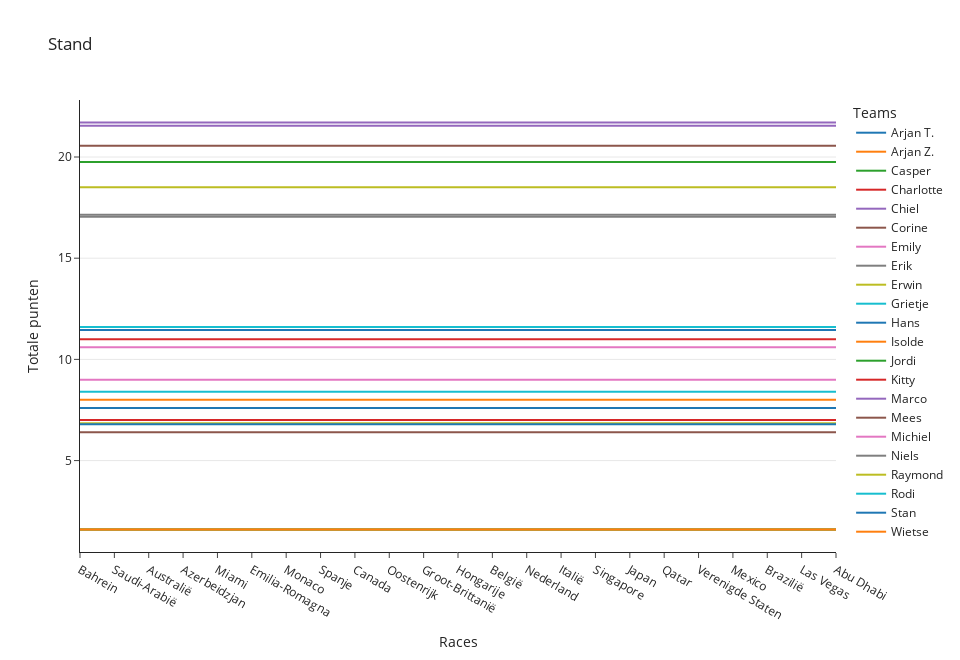

The notebook cell this image was saved under:
### Code cell
discrete_colors = px.colors.sample_colorscale('Bluered', np.arange(0.5, 21.5) / 22)
print(discrete_colors)
fig = px.line(
    df_score_cumsum, template='simple_white',
    title="Stand",
    labels={ "team" : "Teams" },
    width=fig_width, height=660)#, color_discrete_map=discrete_colors)
fig.update_layout(xaxis_title="Races") 
fig.update_layout(yaxis_title="Totale punten")
fig.update_yaxes(showgrid=True)

if fig_write:
    fig.write_html("totale_punten_lijn.html")
fig.show()

### Figure 1 — Plotly figure (JSON) as saved in the notebook; plotly's stock layout.template omitted (floating-point values rounded to 4 significant figures)
{"data": [{"hovertemplate": "Teams=Arjan T.<br>race=%{x}<br>value=%{y}<extra></extra>", "legendgroup": "Arjan T.", "line": {"color": "#1F77B4", "dash": "solid"}, "marker": {"symbol": "circle"}, "mode": "lines", "name": "Arjan T.", "orientation": "v", "showlegend": true, "type": "scatter", "x": ["Bahrein", "Saudi-Arabië", "Australië", "Azerbeidzjan", "Miami", "Emilia-Romagna", "Monaco", "Spanje", "Canada", "Oostenrijk", "Groot-Brittanië", "Hongarije", "België", "Nederland", "Italië", "Singapore", "Japan", "Qatar", "Verenigde Staten", "Mexico", "Brazilië", "Las Vegas", "Abu Dhabi"], "xaxis": "x", "y": [11.45, 11.45, 11.45, 11.45, 11.45, 11.45, 11.45, 11.45, 11.45, 11.45, 11.45, 11.45, 11.45, 11.45, 11.45, 11.45, 11.45, 11.45, 11.45, 11.45, 11.45, 11.45, 11.45], "yaxis": "y"}, {"hovertemplate": "Teams=Arjan Z.<br>race=%{x}<br>value=%{y}<extra></extra>", "legendgroup": "Arjan Z.", "line": {"color": "#FF7F0E", "dash": "solid"}, "marker": {"symbol": "circle"}, "mode": "lines", "name": "Arjan Z.", "orientation": "v", "showlegend": true, "type": "scatter", "x": ["Bahrein", "Saudi-Arabië", "Australië", "Azerbeidzjan", "Miami", "Emilia-Romagna", "Monaco", "Spanje", "Canada", "Oostenrijk", "Groot-Brittanië", "Hongarije", "België", "Nederland", "Italië", "Singapore", "Japan", "Qatar", "Verenigde Staten", "Mexico", "Brazilië", "Las Vegas", "Abu Dhabi"], "xaxis": "x", "y": [8, 8, 8, 8, 8, 8, 8, 8, 8, 8, 8, 8, 8, 8, 8, 8, 8, 8, 8, 8, 8, 8, 8], "yaxis": "y"}, {"hovertemplate": "Teams=Casper<br>race=%{x}<br>value=%{y}<extra></extra>", "legendgroup": "Casper", "line": {"color": "#2CA02C", "dash": "solid"}, "marker": {"symbol": "circle"}, "mode": "lines", "name": "Casper", "orientation": "v", "showlegend": true, "type": "scatter", "x": ["Bahrein", "Saudi-Arabië", "Australië", "Azerbeidzjan", "Miami", "Emilia-Romagna", "Monaco", "Spanje", "Canada", "Oostenrijk", "Groot-Brittanië", "Hongarije", "België", "Nederland", "Italië", "Singapore", "Japan", "Qatar", "Verenigde Staten", "Mexico", "Brazilië", "Las Vegas", "Abu Dhabi"], "xaxis": "x", "y": [19.75, 19.75, 19.75, 19.75, 19.75, 19.75, 19.75, 19.75, 19.75, 19.75, 19.75, 19.75, 19.75, 19.75, 19.75, 19.75, 19.75, 19.75, 19.75, 19.75, 19.75, 19.75, 19.75], "yaxis": "y"}, {"hovertemplate": "Teams=Charlotte<br>race=%{x}<br>value=%{y}<extra></extra>", "legendgroup": "Charlotte", "line": {"color": "#D62728", "dash": "solid"}, "marker": {"symbol": "circle"}, "mode": "lines", "name": "Charlotte", "orientation": "v", "showlegend": true, "type": "scatter", "x": ["Bahrein", "Saudi-Arabië", "Australië", "Azerbeidzjan", "Miami", "Emilia-Romagna", "Monaco", "Spanje", "Canada", "Oostenrijk", "Groot-Brittanië", "Hongarije", "België", "Nederland", "Italië", "Singapore", "Japan", "Qatar", "Verenigde Staten", "Mexico", "Brazilië", "Las Vegas", "Abu Dhabi"], "xaxis": "x", "y": [11, 11, 11, 11, 11, 11, 11, 11, 11, 11, 11, 11, 11, 11, 11, 11, 11, 11, 11, 11, 11, 11, 11], "yaxis": "y"}, {"hovertemplate": "Teams=Chiel<br>race=%{x}<br>value=%{y}<extra></extra>", "legendgroup": "Chiel", "line": {"color": "#9467BD", "dash": "solid"}, "marker": {"symbol": "circle"}, "mode": "lines", "name": "Chiel", "orientation": "v", "showlegend": true, "type": "scatter", "x": ["Bahrein", "Saudi-Arabië", "Australië", "Azerbeidzjan", "Miami", "Emilia-Romagna", "Monaco", "Spanje", "Canada", "Oostenrijk", "Groot-Brittanië", "Hongarije", "België", "Nederland", "Italië", "Singapore", "Japan", "Qatar", "Verenigde Staten", "Mexico", "Brazilië", "Las Vegas", "Abu Dhabi"], "xaxis": "x", "y": [21.7, 21.7, 21.7, 21.7, 21.7, 21.7, 21.7, 21.7, 21.7, 21.7, 21.7, 21.7, 21.7, 21.7, 21.7, 21.7, 21.7, 21.7, 21.7, 21.7, 21.7, 21.7, 21.7], "yaxis": "y"}, {"hovertemplate": "Teams=Corine<br>race=%{x}<br>value=%{y}<extra></extra>", "legendgroup": "Corine", "line": {"color": "#8C564B", "dash": "solid"}, "marker": {"symbol": "circle"}, "mode": "lines", "name": "Corine", "orientation": "v", "showlegend": true, "type": "scatter", "x": ["Bahrein", "Saudi-Arabië", "Australië", "Azerbeidzjan", "Miami", "Emilia-Romagna", "Monaco", "Spanje", "Canada", "Oostenrijk", "Groot-Brittanië", "Hongarije", "België", "Nederland", "Italië", "Singapore", "Japan", "Qatar", "Verenigde Staten", "Mexico", "Brazilië", "Las Vegas", "Abu Dhabi"], "xaxis": "x", "y": [20.55, 20.55, 20.55, 20.55, 20.55, 20.55, 20.55, 20.55, 20.55, 20.55, 20.55, 20.55, 20.55, 20.55, 20.55, 20.55, 20.55, 20.55, 20.55, 20.55, 20.55, 20.55, 20.55], "yaxis": "y"}, {"hovertemplate": "Teams=Emily<br>race=%{x}<br>value=%{y}<extra></extra>", "legendgroup": "Emily", "line": {"color": "#E377C2", "dash": "solid"}, "marker": {"symbol": "circle"}, "mode": "lines", "name": "Emily", "orientation": "v", "showlegend": true, "type": "scatter", "x": ["Bahrein", "Saudi-Arabië", "Australië", "Azerbeidzjan", "Miami", "Emilia-Romagna", "Monaco", "Spanje", "Canada", "Oostenrijk", "Groot-Brittanië", "Hongarije", "België", "Nederland", "Italië", "Singapore", "Japan", "Qatar", "Verenigde Staten", "Mexico", "Brazilië", "Las Vegas", "Abu Dhabi"], "xaxis": "x", "y": [9, 9, 9, 9, 9, 9, 9, 9, 9, 9, 9, 9, 9, 9, 9, 9, 9, 9, 9, 9, 9, 9, 9], "yaxis": "y"}, {"hovertemplate": "Teams=Erik<br>race=%{x}<br>value=%{y}<extra></extra>", "legendgroup": "Erik", "line": {"color": "#7F7F7F", "dash": "solid"}, "marker": {"symbol": "circle"}, "mode": "lines", "name": "Erik", "orientation": "v", "showlegend": true, "type": "scatter", "x": ["Bahrein", "Saudi-Arabië", "Australië", "Azerbeidzjan", "Miami", "Emilia-Romagna", "Monaco", "Spanje", "Canada", "Oostenrijk", "Groot-Brittanië", "Hongarije", "België", "Nederland", "Italië", "Singapore", "Japan", "Qatar", "Verenigde Staten", "Mexico", "Brazilië", "Las Vegas", "Abu Dhabi"], "xaxis": "x", "y": [17.05, 17.05, 17.05, 17.05, 17.05, 17.05, 17.05, 17.05, 17.05, 17.05, 17.05, 17.05, 17.05, 17.05, 17.05, 17.05, 17.05, 17.05, 17.05, 17.05, 17.05, 17.05, 17.05], "yaxis": "y"}, {"hovertemplate": "Teams=Erwin<br>race=%{x}<br>value=%{y}<extra></extra>", "legendgroup": "Erwin", "line": {"color": "#BCBD22", "dash": "solid"}, "marker": {"symbol": "circle"}, "mode": "lines", "name": "Erwin", "orientation": "v", "showlegend": true, "type": "scatter", "x": ["Bahrein", "Saudi-Arabië", "Australië", "Azerbeidzjan", "Miami", "Emilia-Romagna", "Monaco", "Spanje", "Canada", "Oostenrijk", "Groot-Brittanië", "Hongarije", "België", "Nederland", "Italië", "Singapore", "Japan", "Qatar", "Verenigde Staten", "Mexico", "Brazilië", "Las Vegas", "Abu Dhabi"], "xaxis": "x", "y": [6.85, 6.85, 6.85, 6.85, 6.85, 6.85, 6.85, 6.85, 6.85, 6.85, 6.85, 6.85, 6.85, 6.85, 6.85, 6.85, 6.85, 6.85, 6.85, 6.85, 6.85, 6.85, 6.85], "yaxis": "y"}, {"hovertemplate": "Teams=Grietje<br>race=%{x}<br>value=%{y}<extra></extra>", "legendgroup": "Grietje", "line": {"color": "#17BECF", "dash": "solid"}, "marker": {"symbol": "circle"}, "mode": "lines", "name": "Grietje", "orientation": "v", "showlegend": true, "type": "scatter", "x": ["Bahrein", "Saudi-Arabië", "Australië", "Azerbeidzjan", "Miami", "Emilia-Romagna", "Monaco", "Spanje", "Canada", "Oostenrijk", "Groot-Brittanië", "Hongarije", "België", "Nederland", "Italië", "Singapore", "Japan", "Qatar", "Verenigde Staten", "Mexico", "Brazilië", "Las Vegas", "Abu Dhabi"], "xaxis": "x", "y": [11.6, 11.6, 11.6, 11.6, 11.6, 11.6, 11.6, 11.6, 11.6, 11.6, 11.6, 11.6, 11.6, 11.6, 11.6, 11.6, 11.6, 11.6, 11.6, 11.6, 11.6, 11.6, 11.6], "yaxis": "y"}, {"hovertemplate": "Teams=Hans<br>race=%{x}<br>value=%{y}<extra></extra>", "legendgroup": "Hans", "line": {"color": "#1F77B4", "dash": "solid"}, "marker": {"symbol": "circle"}, "mode": "lines", "name": "Hans", "orientation": "v", "showlegend": true, "type": "scatter", "x": ["Bahrein", "Saudi-Arabië", "Australië", "Azerbeidzjan", "Miami", "Emilia-Romagna", "Monaco", "Spanje", "Canada", "Oostenrijk", "Groot-Brittanië", "Hongarije", "België", "Nederland", "Italië", "Singapore", "Japan", "Qatar", "Verenigde Staten", "Mexico", "Brazilië", "Las Vegas", "Abu Dhabi"], "xaxis": "x", "y": [7.6, 7.6, 7.6, 7.6, 7.6, 7.6, 7.6, 7.6, 7.6, 7.6, 7.6, 7.6, 7.6, 7.6, 7.6, 7.6, 7.6, 7.6, 7.6, 7.6, 7.6, 7.6, 7.6], "yaxis": "y"}, {"hovertemplate": "Teams=Isolde<br>race=%{x}<br>value=%{y}<extra></extra>", "legendgroup": "Isolde", "line": {"color": "#FF7F0E", "dash": "solid"}, "marker": {"symbol": "circle"}, "mode": "lines", "name": "Isolde", "orientation": "v", "showlegend": true, "type": "scatter", "x": ["Bahrein", "Saudi-Arabië", "Australië", "Azerbeidzjan", "Miami", "Emilia-Romagna", "Monaco", "Spanje", "Canada", "Oostenrijk", "Groot-Brittanië", "Hongarije", "België", "Nederland", "Italië", "Singapore", "Japan", "Qatar", "Verenigde Staten", "Mexico", "Brazilië", "Las Vegas", "Abu Dhabi"], "xaxis": "x", "y": [1.6, 1.6, 1.6, 1.6, 1.6, 1.6, 1.6, 1.6, 1.6, 1.6, 1.6, 1.6, 1.6, 1.6, 1.6, 1.6, 1.6, 1.6, 1.6, 1.6, 1.6, 1.6, 1.6], "yaxis": "y"}, {"hovertemplate": "Teams=Jordi<br>race=%{x}<br>value=%{y}<extra></extra>", "legendgroup": "Jordi", "line": {"color": "#2CA02C", "dash": "solid"}, "marker": {"symbol": "circle"}, "mode": "lines", "name": "Jordi", "orientation": "v", "showlegend": true, "type": "scatter", "x": ["Bahrein", "Saudi-Arabië", "Australië", "Azerbeidzjan", "Miami", "Emilia-Romagna", "Monaco", "Spanje", "Canada", "Oostenrijk", "Groot-Brittanië", "Hongarije", "België", "Nederland", "Italië", "Singapore", "Japan", "Qatar", "Verenigde Staten", "Mexico", "Brazilië", "Las Vegas", "Abu Dhabi"], "xaxis": "x", "y": [1.6, 1.6, 1.6, 1.6, 1.6, 1.6, 1.6, 1.6, 1.6, 1.6, 1.6, 1.6, 1.6, 1.6, 1.6, 1.6, 1.6, 1.6, 1.6, 1.6, 1.6, 1.6, 1.6], "yaxis": "y"}, {"hovertemplate": "Teams=Kitty<br>race=%{x}<br>value=%{y}<extra></extra>", "legendgroup": "Kitty", "line": {"color": "#D62728", "dash": "solid"}, "marker": {"symbol": "circle"}, "mode": "lines", "name": "Kitty", "orientation": "v", "showlegend": true, "type": "scatter", "x": ["Bahrein", "Saudi-Arabië", "Australië", "Azerbeidzjan", "Miami", "Emilia-Romagna", "Monaco", "Spanje", "Canada", "Oostenrijk", "Groot-Brittanië", "Hongarije", "België", "Nederland", "Italië", "Singapore", "Japan", "Qatar", "Verenigde Staten", "Mexico", "Brazilië", "Las Vegas", "Abu Dhabi"], "xaxis": "x", "y": [7, 7, 7, 7, 7, 7, 7, 7, 7, 7, 7, 7, 7, 7, 7, 7, 7, 7, 7, 7, 7, 7, 7], "yaxis": "y"}, {"hovertemplate": "Teams=Marco<br>race=%{x}<br>value=%{y}<extra></extra>", "legendgroup": "Marco", "line": {"color": "#9467BD", "dash": "solid"}, "marker": {"symbol": "circle"}, "mode": "lines", "name": "Marco", "orientation": "v", "showlegend": true, "type": "scatter", "x": ["Bahrein", "Saudi-Arabië", "Australië", "Azerbeidzjan", "Miami", "Emilia-Romagna", "Monaco", "Spanje", "Canada", "Oostenrijk", "Groot-Brittanië", "Hongarije", "België", "Nederland", "Italië", "Singapore", "Japan", "Qatar", "Verenigde Staten", "Mexico", "Brazilië", "Las Vegas", "Abu Dhabi"], "xaxis": "x", "y": [21.55, 21.55, 21.55, 21.55, 21.55, 21.55, 21.55, 21.55, 21.55, 21.55, 21.55, 21.55, 21.55, 21.55, 21.55, 21.55, 21.55, 21.55, 21.55, 21.55, 21.55, 21.55, 21.55], "yaxis": "y"}, {"hovertemplate": "Teams=Mees<br>race=%{x}<br>value=%{y}<extra></extra>", "legendgroup": "Mees", "line": {"color": "#8C564B", "dash": "solid"}, "marker": {"symbol": "circle"}, "mode": "lines", "name": "Mees", "orientation": "v", "showlegend": true, "type": "scatter", "x": ["Bahrein", "Saudi-Arabië", "Australië", "Azerbeidzjan", "Miami", "Emilia-Romagna", "Monaco", "Spanje", "Canada", "Oostenrijk", "Groot-Brittanië", "Hongarije", "België", "Nederland", "Italië", "Singapore", "Japan", "Qatar", "Verenigde Staten", "Mexico", "Brazilië", "Las Vegas", "Abu Dhabi"], "xaxis": "x", "y": [6.4, 6.4, 6.4, 6.4, 6.4, 6.4, 6.4, 6.4, 6.4, 6.4, 6.4, 6.4, 6.4, 6.4, 6.4, 6.4, 6.4, 6.4, 6.4, 6.4, 6.4, 6.4, 6.4], "yaxis": "y"}, {"hovertemplate": "Teams=Michiel<br>race=%{x}<br>value=%{y}<extra></extra>", "legendgroup": "Michiel", "line": {"color": "#E377C2", "dash": "solid"}, "marker": {"symbol": "circle"}, "mode": "lines", "name": "Michiel", "orientation": "v", "showlegend": true, "type": "scatter", "x": ["Bahrein", "Saudi-Arabië", "Australië", "Azerbeidzjan", "Miami", "Emilia-Romagna", "Monaco", "Spanje", "Canada", "Oostenrijk", "Groot-Brittanië", "Hongarije", "België", "Nederland", "Italië", "Singapore", "Japan", "Qatar", "Verenigde Staten", "Mexico", "Brazilië", "Las Vegas", "Abu Dhabi"], "xaxis": "x", "y": [10.6, 10.6, 10.6, 10.6, 10.6, 10.6, 10.6, 10.6, 10.6, 10.6, 10.6, 10.6, 10.6, 10.6, 10.6, 10.6, 10.6, 10.6, 10.6, 10.6, 10.6, 10.6, 10.6], "yaxis": "y"}, {"hovertemplate": "Teams=Niels<br>race=%{x}<br>value=%{y}<extra></extra>", "legendgroup": "Niels", "line": {"color": "#7F7F7F", "dash": "solid"}, "marker": {"symbol": "circle"}, "mode": "lines", "name": "Niels", "orientation": "v", "showlegend": true, "type": "scatter", "x": ["Bahrein", "Saudi-Arabië", "Australië", "Azerbeidzjan", "Miami", "Emilia-Romagna", "Monaco", "Spanje", "Canada", "Oostenrijk", "Groot-Brittanië", "Hongarije", "België", "Nederland", "Italië", "Singapore", "Japan", "Qatar", "Verenigde Staten", "Mexico", "Brazilië", "Las Vegas", "Abu Dhabi"], "xaxis": "x", "y": [17.15, 17.15, 17.15, 17.15, 17.15, 17.15, 17.15, 17.15, 17.15, 17.15, 17.15, 17.15, 17.15, 17.15, 17.15, 17.15, 17.15, 17.15, 17.15, 17.15, 17.15, 17.15, 17.15], "yaxis": "y"}, {"hovertemplate": "Teams=Raymond<br>race=%{x}<br>value=%{y}<extra></extra>", "legendgroup": "Raymond", "line": {"color": "#BCBD22", "dash": "solid"}, "marker": {"symbol": "circle"}, "mode": "lines", "name": "Raymond", "orientation": "v", "showlegend": true, "type": "scatter", "x": ["Bahrein", "Saudi-Arabië", "Australië", "Azerbeidzjan", "Miami", "Emilia-Romagna", "Monaco", "Spanje", "Canada", "Oostenrijk", "Groot-Brittanië", "Hongarije", "België", "Nederland", "Italië", "Singapore", "Japan", "Qatar", "Verenigde Staten", "Mexico", "Brazilië", "Las Vegas", "Abu Dhabi"], "xaxis": "x", "y": [18.5, 18.5, 18.5, 18.5, 18.5, 18.5, 18.5, 18.5, 18.5, 18.5, 18.5, 18.5, 18.5, 18.5, 18.5, 18.5, 18.5, 18.5, 18.5, 18.5, 18.5, 18.5, 18.5], "yaxis": "y"}, {"hovertemplate": "Teams=Rodi<br>race=%{x}<br>value=%{y}<extra></extra>", "legendgroup": "Rodi", "line": {"color": "#17BECF", "dash": "solid"}, "marker": {"symbol": "circle"}, "mode": "lines", "name": "Rodi", "orientation": "v", "showlegend": true, "type": "scatter", "x": ["Bahrein", "Saudi-Arabië", "Australië", "Azerbeidzjan", "Miami", "Emilia-Romagna", "Monaco", "Spanje", "Canada", "Oostenrijk", "Groot-Brittanië", "Hongarije", "België", "Nederland", "Italië", "Singapore", "Japan", "Qatar", "Verenigde Staten", "Mexico", "Brazilië", "Las Vegas", "Abu Dhabi"], "xaxis": "x", "y": [8.4, 8.4, 8.4, 8.4, 8.4, 8.4, 8.4, 8.4, 8.4, 8.4, 8.4, 8.4, 8.4, 8.4, 8.4, 8.4, 8.4, 8.4, 8.4, 8.4, 8.4, 8.4, 8.4], "yaxis": "y"}, {"hovertemplate": "Teams=Stan<br>race=%{x}<br>value=%{y}<extra></extra>", "legendgroup": "Stan", "line": {"color": "#1F77B4", "dash": "solid"}, "marker": {"symbol": "circle"}, "mode": "lines", "name": "Stan", "orientation": "v", "showlegend": true, "type": "scatter", "x": ["Bahrein", "Saudi-Arabië", "Australië", "Azerbeidzjan", "Miami", "Emilia-Romagna", "Monaco", "Spanje", "Canada", "Oostenrijk", "Groot-Brittanië", "Hongarije", "België", "Nederland", "Italië", "Singapore", "Japan", "Qatar", "Verenigde Staten", "Mexico", "Brazilië", "Las Vegas", "Abu Dhabi"], "xaxis": "x", "y": [6.8, 6.8, 6.8, 6.8, 6.8, 6.8, 6.8, 6.8, 6.8, 6.8, 6.8, 6.8, 6.8, 6.8, 6.8, 6.8, 6.8, 6.8, 6.8, 6.8, 6.8, 6.8, 6.8], "yaxis": "y"}, {"hovertemplate": "Teams=Wietse<br>race=%{x}<br>value=%{y}<extra></extra>", "legendgroup": "Wietse", "line": {"color": "#FF7F0E", "dash": "solid"}, "marker": {"symbol": "circle"}, "mode": "lines", "name": "Wietse", "orientation": "v", "showlegend": true, "type": "scatter", "x": ["Bahrein", "Saudi-Arabië", "Australië", "Azerbeidzjan", "Miami", "Emilia-Romagna", "Monaco", "Spanje", "Canada", "Oostenrijk", "Groot-Brittanië", "Hongarije", "België", "Nederland", "Italië", "Singapore", "Japan", "Qatar", "Verenigde Staten", "Mexico", "Brazilië", "Las Vegas", "Abu Dhabi"], "xaxis": "x", "y": [1.6, 1.6, 1.6, 1.6, 1.6, 1.6, 1.6, 1.6, 1.6, 1.6, 1.6, 1.6, 1.6, 1.6, 1.6, 1.6, 1.6, 1.6, 1.6, 1.6, 1.6, 1.6, 1.6], "yaxis": "y"}], "layout": {"height": 660, "legend": {"title": {"text": "Teams"}, "tracegroupgap": 0}, "title": {"text": "Stand"}, "width": 960, "xaxis": {"anchor": "y", "domain": [0, 1], "title": {"text": "Races"}}, "yaxis": {"anchor": "x", "domain": [0, 1], "showgrid": true, "title": {"text": "Totale punten"}}}}
